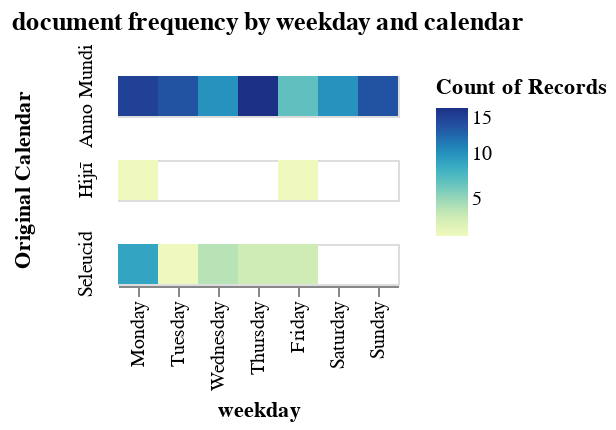

Notebook code cell kept with this figure:
### Code cell
weekday_calendar_chart = alt.Chart(weekday_dates[['undate_weekday', 'undate_weekday_name', 'pgpid', 'doc_date_calendar']]).mark_rect().encode(
    alt.X('undate_weekday_name', sort=days, title='weekday'),
    # alt.Y('doc_date_calendar'),
    alt.Color('count(pgpid)')
).facet(row=alt.Facet('doc_date_calendar', title="Original Calendar")).properties(title='document frequency by weekday and calendar')
weekday_calendar_chart

### Figure 1 — Vega-Lite specification as saved in the notebook (floating-point values rounded to 4 significant figures)
{"config": {"view": {"continuousWidth": 300, "continuousHeight": 300}}, "data": {"name": "data-4b936202e6dee8eb731445f5c236e2f7"}, "facet": {"row": {"field": "doc_date_calendar", "title": "Original Calendar", "type": "nominal"}}, "spec": {"mark": {"type": "rect"}, "encoding": {"color": {"aggregate": "count", "field": "pgpid", "type": "quantitative"}, "x": {"field": "undate_weekday_name", "sort": ["Monday", "Tuesday", "Wednesday", "Thursday", "Friday", "Saturday", "Sunday"], "title": "weekday", "type": "nominal"}}}, "title": "document frequency by weekday and calendar", "$schema": "https://vega.github.io/schema/vega-lite/v5.20.1.json", "datasets": {"data-4b936202e6dee8eb731445f5c236e2f7": [{"undate_weekday": 3, "undate_weekday_name": "Thursday", "pgpid": 1377, "doc_date_calendar": "Seleucid"}, {"undate_weekday": 0, "undate_weekday_name": "Monday", "pgpid": 2418, "doc_date_calendar": "Seleucid"}, {"undate_weekday": 0, "undate_weekday_name": "Monday", "pgpid": 2649, "doc_date_calendar": "Seleucid"}, {"undate_weekday": 2, "undate_weekday_name": "Wednesday", "pgpid": 2739, "doc_date_calendar": "Seleucid"}, {"undate_weekday": 3, "undate_weekday_name": "Thursday", "pgpid": 4026, "doc_date_calendar": "Seleucid"}, {"undate_weekday": 0, "undate_weekday_name": "Monday", "pgpid": 5393, "doc_date_calendar": "Seleucid"}, {"undate_weekday": 3, "undate_weekday_name": "Thursday", "pgpid": 6318, "doc_date_calendar": "Anno Mundi"}, {"undate_weekday": 0, "undate_weekday_name": "Monday", "pgpid": 6419, "doc_date_calendar": "Seleucid"}, {"undate_weekday": 0, "undate_weekday_name": "Monday", "pgpid": 6869, "doc_date_calendar": "Seleucid"}, {"undate_weekday": 3, "undate_weekday_name": "Thursday", "pgpid": 6947, "doc_date_calendar": "Seleucid"}, {"undate_weekday": 2, "undate_weekday_name": "Wednesday", "pgpid": 7237, "doc_date_calendar": "Seleucid"}, {"undate_weekday": 2, "undate_weekday_name": "Wednesday", "pgpid": 7381, "doc_date_calendar": "Seleucid"}, {"undate_weekday": 4, "undate_weekday_name": "Friday", "pgpid": 7637, "doc_date_calendar": "Seleucid"}, {"undate_weekday": 4, "undate_weekday_name": "Friday", "pgpid": 7642, "doc_date_calendar": "Seleucid"}, {"undate_weekday": 5, "undate_weekday_name": "Saturday", "pgpid": 8332, "doc_date_calendar": "Anno Mundi"}, {"undate_weekday": 0, "undate_weekday_name": "Monday", "pgpid": 9073, "doc_date_calendar": "Anno Mundi"}, {"undate_weekday": 4, "undate_weekday_name": "Friday", "pgpid": 11227, "doc_date_calendar": "Hijrī"}, {"undate_weekday": 6, "undate_weekday_name": "Sunday", "pgpid": 19648, "doc_date_calendar": "Anno Mundi"}, {"undate_weekday": 2, "undate_weekday_name": "Wednesday", "pgpid": 19649, "doc_date_calendar": "Anno Mundi"}, {"undate_weekday": 0, "undate_weekday_name": "Monday", "pgpid": 21094, "doc_date_calendar": "Hijrī"}, {"undate_weekday": 1, "undate_weekday_name": "Tuesday", "pgpid": 25879, "doc_date_calendar": "Anno Mundi"}, {"undate_weekday": 0, "undate_weekday_name": "Monday", "pgpid": 26510, "doc_date_calendar": "Seleucid"}, {"undate_weekday": 6, "undate_weekday_name": "Sunday", "pgpid": 27479, "doc_date_calendar": "Anno Mundi"}, {"undate_weekday": 4, "undate_weekday_name": "Friday", "pgpid": 27482, "doc_date_calendar": "Anno Mundi"}, {"undate_weekday": 3, "undate_weekday_name": "Thursday", "pgpid": 27484, "doc_date_calendar": "Anno Mundi"}, {"undate_weekday": 2, "undate_weekday_name": "Wednesday", "pgpid": 27485, "doc_date_calendar": "Anno Mundi"}, {"undate_weekday": 2, "undate_weekday_name": "Wednesday", "pgpid": 27487, "doc_date_calendar": "Anno Mundi"}, {"undate_weekday": 3, "undate_weekday_name": "Thursday", "pgpid": 27489, "doc_date_calendar": "Anno Mundi"}, {"undate_weekday": 6, "undate_weekday_name": "Sunday", "pgpid": 27490, "doc_date_calendar": "Anno Mundi"}, {"undate_weekday": 0, "undate_weekday_name": "Monday", "pgpid": 27491, "doc_date_calendar": "Anno Mundi"}, {"undate_weekday": 6, "undate_weekday_name": "Sunday", "pgpid": 27493, "doc_date_calendar": "Anno Mundi"}, {"undate_weekday": 0, "undate_weekday_name": "Monday", "pgpid": 27495, "doc_date_calendar": "Anno Mundi"}, {"undate_weekday": 5, "undate_weekday_name": "Saturday", "pgpid": 27496, "doc_date_calendar": "Anno Mundi"}, {"undate_weekday": 4, "undate_weekday_name": "Friday", "pgpid": 27497, "doc_date_calendar": "Anno Mundi"}, {"undate_weekday": 5, "undate_weekday_name": "Saturday", "pgpid": 27498, "doc_date_calendar": "Anno Mundi"}, {"undate_weekday": 1, "undate_weekday_name": "Tuesday", "pgpid": 27499, "doc_date_calendar": "Anno Mundi"}, {"undate_weekday": 2, "undate_weekday_name": "Wednesday", "pgpid": 27500, "doc_date_calendar": "Anno Mundi"}, {"undate_weekday": 4, "undate_weekday_name": "Friday", "pgpid": 27507, "doc_date_calendar": "Anno Mundi"}, {"undate_weekday": 3, "undate_weekday_name": "Thursday", "pgpid": 27509, "doc_date_calendar": "Anno Mundi"}, {"undate_weekday": 1, "undate_weekday_name": "Tuesday", "pgpid": 27511, "doc_date_calendar": "Anno Mundi"}, {"undate_weekday": 6, "undate_weekday_name": "Sunday", "pgpid": 27514, "doc_date_calendar": "Anno Mundi"}, {"undate_weekday": 5, "undate_weekday_name": "Saturday", "pgpid": 27515, "doc_date_calendar": "Anno Mundi"}, {"undate_weekday": 0, "undate_weekday_name": "Monday", "pgpid": 27516, "doc_date_calendar": "Anno Mundi"}, {"undate_weekday": 6, "undate_weekday_name": "Sunday", "pgpid": 27517, "doc_date_calendar": "Anno Mundi"}, {"undate_weekday": 6, "undate_weekday_name": "Sunday", "pgpid": 27546, "doc_date_calendar": "Anno Mundi"}, {"undate_weekday": 1, "undate_weekday_name": "Tuesday", "pgpid": 27587, "doc_date_calendar": "Anno Mundi"}, {"undate_weekday": 5, "undate_weekday_name": "Saturday", "pgpid": 27588, "doc_date_calendar": "Anno Mundi"}, {"undate_weekday": 1, "undate_weekday_name": "Tuesday", "pgpid": 27589, "doc_date_calendar": "Anno Mundi"}, {"undate_weekday": 3, "undate_weekday_name": "Thursday", "pgpid": 27721, "doc_date_calendar": "Anno Mundi"}, {"undate_weekday": 2, "undate_weekday_name": "Wednesday", "pgpid": 27758, "doc_date_calendar": "Anno Mundi"}, {"undate_weekday": 3, "undate_weekday_name": "Thursday", "pgpid": 27760, "doc_date_calendar": "Anno Mundi"}, {"undate_weekday": 6, "undate_weekday_name": "Sunday", "pgpid": 27766, "doc_date_calendar": "Anno Mundi"}, {"undate_weekday": 0, "undate_weekday_name": "Monday", "pgpid": 27767, "doc_date_calendar": "Anno Mundi"}, {"undate_weekday": 1, "undate_weekday_name": "Tuesday", "pgpid": 27768, "doc_date_calendar": "Anno Mundi"}, {"undate_weekday": 3, "undate_weekday_name": "Thursday", "pgpid": 27769, "doc_date_calendar": "Anno Mundi"}, {"undate_weekday": 2, "undate_weekday_name": "Wednesday", "pgpid": 27774, "doc_date_calendar": "Anno Mundi"}, {"undate_weekday": 2, "undate_weekday_name": "Wednesday", "pgpid": 27775, "doc_date_calendar": "Anno Mundi"}, {"undate_weekday": 1, "undate_weekday_name": "Tuesday", "pgpid": 27776, "doc_date_calendar": "Anno Mundi"}, {"undate_weekday": 3, "undate_weekday_name": "Thursday", "pgpid": 27777, "doc_date_calendar": "Anno Mundi"}, {"undate_weekday": 2, "undate_weekday_name": "Wednesday", "pgpid": 27779, "doc_date_calendar": "Anno Mundi"}, {"undate_weekday": 0, "undate_weekday_name": "Monday", "pgpid": 27783, "doc_date_calendar": "Anno Mundi"}, {"undate_weekday": 0, "undate_weekday_name": "Monday", "pgpid": 27785, "doc_date_calendar": "Anno Mundi"}, {"undate_weekday": 0, "undate_weekday_name": "Monday", "pgpid": 27787, "doc_date_calendar": "Anno Mundi"}, {"undate_weekday": 3, "undate_weekday_name": "Thursday", "pgpid": 27789, "doc_date_calendar": "Anno Mundi"}, {"undate_weekday": 3, "undate_weekday_name": "Thursday", "pgpid": 27790, "doc_date_calendar": "Anno Mundi"}, {"undate_weekday": 3, "undate_weekday_name": "Thursday", "pgpid": 27791, "doc_date_calendar": "Anno Mundi"}, {"undate_weekday": 1, "undate_weekday_name": "Tuesday", "pgpid": 27792, "doc_date_calendar": "Seleucid"}, {"undate_weekday": 5, "undate_weekday_name": "Saturday", "pgpid": 27793, "doc_date_calendar": "Anno Mundi"}, {"undate_weekday": 0, "undate_weekday_name": "Monday", "pgpid": 27794, "doc_date_calendar": "Anno Mundi"}, {"undate_weekday": 1, "undate_weekday_name": "Tuesday", "pgpid": 27795, "doc_date_calendar": "Anno Mundi"}, {"undate_weekday": 3, "undate_weekday_name": "Thursday", "pgpid": 27798, "doc_date_calendar": "Anno Mundi"}, {"undate_weekday": 6, "undate_weekday_name": "Sunday", "pgpid": 27800, "doc_date_calendar": "Anno Mundi"}, {"undate_weekday": 4, "undate_weekday_name": "Friday", "pgpid": 27802, "doc_date_calendar": "Anno Mundi"}, {"undate_weekday": 1, "undate_weekday_name": "Tuesday", "pgpid": 27805, "doc_date_calendar": "Anno Mundi"}, {"undate_weekday": 5, "undate_weekday_name": "Saturday", "pgpid": 27807, "doc_date_calendar": "Anno Mundi"}, {"undate_weekday": 0, "undate_weekday_name": "Monday", "pgpid": 27808, "doc_date_calendar": "Anno Mundi"}, {"undate_weekday": 0, "undate_weekday_name": "Monday", "pgpid": 27820, "doc_date_calendar": "Anno Mundi"}, {"undate_weekday": 5, "undate_weekday_name": "Saturday", "pgpid": 27920, "doc_date_calendar": "Anno Mundi"}, {"undate_weekday": 4, "undate_weekday_name": "Friday", "pgpid": 27921, "doc_date_calendar": "Anno Mundi"}, {"undate_weekday": 5, "undate_weekday_name": "Saturday", "pgpid": 27930, "doc_date_calendar": "Anno Mundi"}, {"undate_weekday": 6, "undate_weekday_name": "Sunday", "pgpid": 27962, "doc_date_calendar": "Anno Mundi"}, {"undate_weekday": 6, "undate_weekday_name": "Sunday", "pgpid": 27963, "doc_date_calendar": "Anno Mundi"}, {"undate_weekday": 4, "undate_weekday_name": "Friday", "pgpid": 27965, "doc_date_calendar": "Anno Mundi"}, {"undate_weekday": 3, "undate_weekday_name": "Thursday", "pgpid": 27967, "doc_date_calendar": "Anno Mundi"}, {"undate_weekday": 4, "undate_weekday_name": "Friday", "pgpid": 28021, "doc_date_calendar": "Anno Mundi"}, {"undate_weekday": 2, "undate_weekday_name": "Wednesday", "pgpid": 28022, "doc_date_calendar": "Anno Mundi"}, {"undate_weekday": 6, "undate_weekday_name": "Sunday", "pgpid": 28023, "doc_date_calendar": "Anno Mundi"}, {"undate_weekday": 0, "undate_weekday_name": "Monday", "pgpid": 28031, "doc_date_calendar": "Anno Mundi"}, {"undate_weekday": 0, "undate_weekday_name": "Monday", "pgpid": 28038, "doc_date_calendar": "Anno Mundi"}, {"undate_weekday": 1, "undate_weekday_name": "Tuesday", "pgpid": 28039, "doc_date_calendar": "Anno Mundi"}, {"undate_weekday": 3, "undate_weekday_name": "Thursday", "pgpid": 28045, "doc_date_calendar": "Anno Mundi"}, {"undate_weekday": 2, "undate_weekday_name": "Wednesday", "pgpid": 28053, "doc_date_calendar": "Anno Mundi"}, {"undate_weekday": 6, "undate_weekday_name": "Sunday", "pgpid": 28060, "doc_date_calendar": "Anno Mundi"}, {"undate_weekday": 5, "undate_weekday_name": "Saturday", "pgpid": 28066, "doc_date_calendar": "Anno Mundi"}, {"undate_weekday": 1, "undate_weekday_name": "Tuesday", "pgpid": 28068, "doc_date_calendar": "Anno Mundi"}, {"undate_weekday": 3, "undate_weekday_name": "Thursday", "pgpid": 28071, "doc_date_calendar": "Anno Mundi"}, {"undate_weekday": 0, "undate_weekday_name": "Monday", "pgpid": 28072, "doc_date_calendar": "Anno Mundi"}, {"undate_weekday": 1, "undate_weekday_name": "Tuesday", "pgpid": 28073, "doc_date_calendar": "Anno Mundi"}, {"undate_weekday": 1, "undate_weekday_name": "Tuesday", "pgpid": 28085, "doc_date_calendar": "Anno Mundi"}, {"undate_weekday": 0, "undate_weekday_name": "Monday", "pgpid": 34623, "doc_date_calendar": "Seleucid"}, {"undate_weekday": 2, "undate_weekday_name": "Wednesday", "pgpid": 35264, "doc_date_calendar": "Seleucid"}, {"undate_weekday": 0, "undate_weekday_name": "Monday", "pgpid": 39564, "doc_date_calendar": "Seleucid"}, {"undate_weekday": 0, "undate_weekday_name": "Monday", "pgpid": 40035, "doc_date_calendar": "Seleucid"}, {"undate_weekday": 4, "undate_weekday_name": "Friday", "pgpid": 40036, "doc_date_calendar": "Seleucid"}]}}
